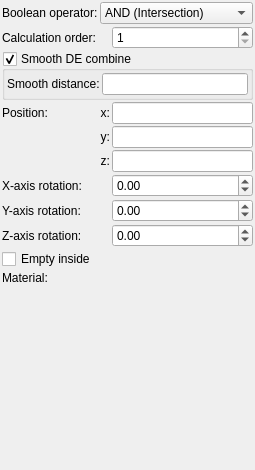
<?xml version="1.0" encoding="UTF-8"?>
<ui version="4.0">
 <class>Form</class>
 <widget class="QWidget" name="Form">
  <property name="geometry">
   <rect>
    <x>0</x>
    <y>0</y>
    <width>255</width>
    <height>470</height>
   </rect>
  </property>
  <property name="windowTitle">
   <string>Form</string>
  </property>
  <layout class="QVBoxLayout" name="verticalLayout">
   <property name="spacing">
    <number>2</number>
   </property>
   <property name="leftMargin">
    <number>2</number>
   </property>
   <property name="topMargin">
    <number>2</number>
   </property>
   <property name="rightMargin">
    <number>2</number>
   </property>
   <property name="bottomMargin">
    <number>2</number>
   </property>
   <item>
    <layout class="QGridLayout" name="gridLayout">
     <property name="spacing">
      <number>2</number>
     </property>
     <item row="6" column="0">
      <widget class="QLabel" name="label_8">
       <property name="text">
        <string>X-axis rotation:</string>
       </property>
      </widget>
     </item>
     <item row="0" column="0">
      <widget class="QLabel" name="label_21">
       <property name="text">
        <string>Boolean operator:</string>
       </property>
       <property name="wordWrap">
        <bool>true</bool>
       </property>
      </widget>
     </item>
     <item row="10" column="1" colspan="2">
      <widget class="cMaterialSelector" name="materialselector_material_id" native="true">
       <property name="sizePolicy">
        <sizepolicy hsizetype="Preferred" vsizetype="Minimum">
         <horstretch>0</horstretch>
         <verstretch>0</verstretch>
        </sizepolicy>
       </property>
      </widget>
     </item>
     <item row="7" column="0">
      <widget class="QLabel" name="label_9">
       <property name="text">
        <string>Y-axis rotation:</string>
       </property>
      </widget>
     </item>
     <item row="3" column="2">
      <widget class="MyLineEdit" name="vect3_position_x">
       <property name="sizePolicy">
        <sizepolicy hsizetype="Expanding" vsizetype="Maximum">
         <horstretch>0</horstretch>
         <verstretch>0</verstretch>
        </sizepolicy>
       </property>
      </widget>
     </item>
     <item row="6" column="2">
      <widget class="MyDoubleSpinBox" name="spinboxd3_rotation_x">
       <property name="sizePolicy">
        <sizepolicy hsizetype="Minimum" vsizetype="Maximum">
         <horstretch>0</horstretch>
         <verstretch>0</verstretch>
        </sizepolicy>
       </property>
       <property name="prefix">
        <string/>
       </property>
       <property name="suffix">
        <string/>
       </property>
       <property name="decimals">
        <number>2</number>
       </property>
       <property name="minimum">
        <double>-36000.000000000000000</double>
       </property>
       <property name="maximum">
        <double>36000.000000000000000</double>
       </property>
       <property name="singleStep">
        <double>0.100000000000000</double>
       </property>
      </widget>
     </item>
     <item row="4" column="2">
      <widget class="MyLineEdit" name="vect3_position_y">
       <property name="sizePolicy">
        <sizepolicy hsizetype="Expanding" vsizetype="Maximum">
         <horstretch>0</horstretch>
         <verstretch>0</verstretch>
        </sizepolicy>
       </property>
      </widget>
     </item>
     <item row="8" column="2">
      <widget class="MyDoubleSpinBox" name="spinboxd3_rotation_z">
       <property name="sizePolicy">
        <sizepolicy hsizetype="Minimum" vsizetype="Maximum">
         <horstretch>0</horstretch>
         <verstretch>0</verstretch>
        </sizepolicy>
       </property>
       <property name="prefix">
        <string/>
       </property>
       <property name="suffix">
        <string/>
       </property>
       <property name="decimals">
        <number>2</number>
       </property>
       <property name="minimum">
        <double>-36000.000000000000000</double>
       </property>
       <property name="maximum">
        <double>36000.000000000000000</double>
       </property>
       <property name="singleStep">
        <double>0.100000000000000</double>
       </property>
      </widget>
     </item>
     <item row="9" column="0" colspan="3">
      <widget class="MyCheckBox" name="checkBox_empty">
       <property name="text">
        <string>Empty inside</string>
       </property>
      </widget>
     </item>
     <item row="0" column="1" colspan="2">
      <widget class="MyComboBox" name="comboBox_boolean_operator">
       <property name="sizePolicy">
        <sizepolicy hsizetype="Preferred" vsizetype="Preferred">
         <horstretch>0</horstretch>
         <verstretch>0</verstretch>
        </sizepolicy>
       </property>
       <item>
        <property name="text">
         <string>AND (Intersection)</string>
        </property>
       </item>
       <item>
        <property name="text">
         <string>OR (Union)</string>
        </property>
       </item>
       <item>
        <property name="text">
         <string>SUB (Complement)</string>
        </property>
       </item>
       <item>
        <property name="text">
         <string>rev SUB (B-A)</string>
        </property>
       </item>
      </widget>
     </item>
     <item row="4" column="1">
      <widget class="QLabel" name="label_12">
       <property name="text">
        <string>y:</string>
       </property>
       <property name="alignment">
        <set>Qt::AlignRight|Qt::AlignTrailing|Qt::AlignVCenter</set>
       </property>
      </widget>
     </item>
     <item row="8" column="0">
      <widget class="QLabel" name="label_15">
       <property name="text">
        <string>Z-axis rotation:</string>
       </property>
      </widget>
     </item>
     <item row="5" column="2">
      <widget class="MyLineEdit" name="vect3_position_z">
       <property name="sizePolicy">
        <sizepolicy hsizetype="Expanding" vsizetype="Maximum">
         <horstretch>0</horstretch>
         <verstretch>0</verstretch>
        </sizepolicy>
       </property>
      </widget>
     </item>
     <item row="3" column="1">
      <widget class="QLabel" name="label_11">
       <property name="text">
        <string>x:</string>
       </property>
       <property name="alignment">
        <set>Qt::AlignRight|Qt::AlignTrailing|Qt::AlignVCenter</set>
       </property>
      </widget>
     </item>
     <item row="10" column="0">
      <widget class="QLabel" name="label_20">
       <property name="text">
        <string>Material:</string>
       </property>
      </widget>
     </item>
     <item row="7" column="2">
      <widget class="MyDoubleSpinBox" name="spinboxd3_rotation_y">
       <property name="sizePolicy">
        <sizepolicy hsizetype="Minimum" vsizetype="Maximum">
         <horstretch>0</horstretch>
         <verstretch>0</verstretch>
        </sizepolicy>
       </property>
       <property name="prefix">
        <string/>
       </property>
       <property name="suffix">
        <string/>
       </property>
       <property name="decimals">
        <number>2</number>
       </property>
       <property name="minimum">
        <double>-36000.000000000000000</double>
       </property>
       <property name="maximum">
        <double>36000.000000000000000</double>
       </property>
       <property name="singleStep">
        <double>0.100000000000000</double>
       </property>
      </widget>
     </item>
     <item row="5" column="1">
      <widget class="QLabel" name="label_13">
       <property name="text">
        <string>z:</string>
       </property>
       <property name="alignment">
        <set>Qt::AlignRight|Qt::AlignTrailing|Qt::AlignVCenter</set>
       </property>
      </widget>
     </item>
     <item row="1" column="0">
      <widget class="QLabel" name="label_22">
       <property name="text">
        <string>Calculation order:</string>
       </property>
       <property name="wordWrap">
        <bool>true</bool>
       </property>
      </widget>
     </item>
     <item row="1" column="2">
      <widget class="MySpinBox" name="spinboxInt_calculation_order">
       <property name="sizePolicy">
        <sizepolicy hsizetype="Minimum" vsizetype="Maximum">
         <horstretch>0</horstretch>
         <verstretch>0</verstretch>
        </sizepolicy>
       </property>
       <property name="toolTip">
        <string>&lt;html&gt;&lt;head/&gt;&lt;body&gt;&lt;p&gt;Order of calculation boolean operators. Object with lower number will be calculated first.&lt;/p&gt;&lt;/body&gt;&lt;/html&gt;</string>
       </property>
       <property name="minimum">
        <number>1</number>
       </property>
       <property name="maximum">
        <number>9999</number>
       </property>
      </widget>
     </item>
     <item row="3" column="0">
      <widget class="QLabel" name="label_10">
       <property name="text">
        <string>Position:</string>
       </property>
      </widget>
     </item>
     <item row="2" column="0" colspan="3">
      <widget class="MyGroupBox" name="groupCheck_smooth_de_combine_enable">
       <property name="title">
        <string>Smooth DE combine</string>
       </property>
       <property name="checkable">
        <bool>true</bool>
       </property>
       <layout class="QGridLayout" name="gridLayout_4">
        <property name="leftMargin">
         <number>2</number>
        </property>
        <property name="topMargin">
         <number>2</number>
        </property>
        <property name="rightMargin">
         <number>2</number>
        </property>
        <property name="bottomMargin">
         <number>2</number>
        </property>
        <property name="spacing">
         <number>2</number>
        </property>
        <item row="0" column="0">
         <widget class="QLabel" name="label_306">
          <property name="text">
           <string>Smooth distance:</string>
          </property>
          <property name="wordWrap">
           <bool>true</bool>
          </property>
         </widget>
        </item>
        <item row="0" column="1">
         <widget class="MyLineEdit" name="logedit_smooth_de_combine_distance">
          <property name="sizePolicy">
           <sizepolicy hsizetype="Expanding" vsizetype="Maximum">
            <horstretch>0</horstretch>
            <verstretch>0</verstretch>
           </sizepolicy>
          </property>
         </widget>
        </item>
       </layout>
      </widget>
     </item>
    </layout>
   </item>
   <item>
    <spacer name="verticalSpacer">
     <property name="orientation">
      <enum>Qt::Vertical</enum>
     </property>
     <property name="sizeHint" stdset="0">
      <size>
       <width>20</width>
       <height>40</height>
      </size>
     </property>
    </spacer>
   </item>
  </layout>
 </widget>
 <customwidgets>
  <customwidget>
   <class>MyDoubleSpinBox</class>
   <extends>QDoubleSpinBox</extends>
   <header>my_double_spin_box.h</header>
  </customwidget>
  <customwidget>
   <class>MyCheckBox</class>
   <extends>QCheckBox</extends>
   <header>my_check_box.h</header>
  </customwidget>
  <customwidget>
   <class>MyLineEdit</class>
   <extends>QLineEdit</extends>
   <header>my_line_edit.h</header>
  </customwidget>
  <customwidget>
   <class>cMaterialSelector</class>
   <extends>QWidget</extends>
   <header>material_selector.h</header>
   <container>1</container>
  </customwidget>
  <customwidget>
   <class>MyComboBox</class>
   <extends>QComboBox</extends>
   <header>my_combo_box.h</header>
  </customwidget>
  <customwidget>
   <class>MySpinBox</class>
   <extends>QSpinBox</extends>
   <header>my_spin_box.h</header>
  </customwidget>
  <customwidget>
   <class>MyGroupBox</class>
   <extends>QGroupBox</extends>
   <header>my_group_box.h</header>
   <container>1</container>
  </customwidget>
 </customwidgets>
 <tabstops>
  <tabstop>vect3_position_x</tabstop>
  <tabstop>vect3_position_y</tabstop>
  <tabstop>vect3_position_z</tabstop>
  <tabstop>spinboxd3_rotation_x</tabstop>
  <tabstop>spinboxd3_rotation_y</tabstop>
  <tabstop>spinboxd3_rotation_z</tabstop>
  <tabstop>checkBox_empty</tabstop>
 </tabstops>
 <resources/>
 <connections/>
</ui>
